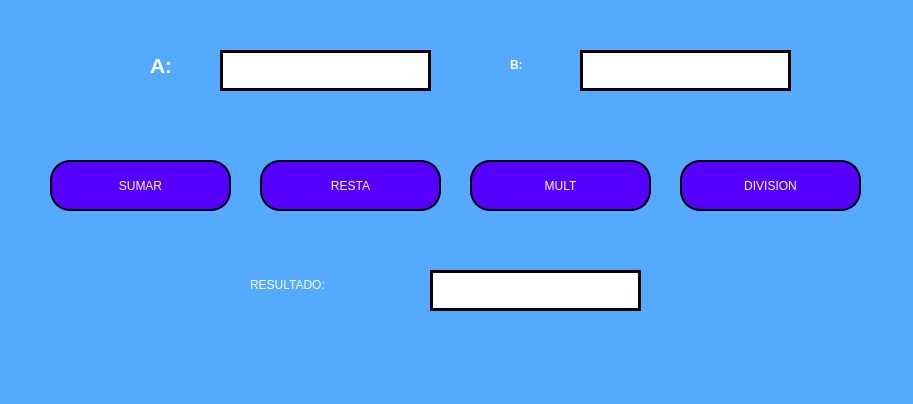
<?xml version="1.0" encoding="UTF-8"?>
<ui version="4.0">
 <class>MainWindow</class>
 <widget class="QMainWindow" name="MainWindow">
  <property name="geometry">
   <rect>
    <x>0</x>
    <y>0</y>
    <width>913</width>
    <height>404</height>
   </rect>
  </property>
  <property name="windowTitle">
   <string>MainWindow</string>
  </property>
  <property name="styleSheet">
   <string notr="true">background-color: rgb(85, 170, 255);</string>
  </property>
  <widget class="QWidget" name="centralwidget">
   <widget class="QLabel" name="label">
    <property name="geometry">
     <rect>
      <x>150</x>
      <y>50</y>
      <width>51</width>
      <height>31</height>
     </rect>
    </property>
    <property name="font">
     <font>
      <family>MS Shell Dlg 2</family>
      <pointsize>16</pointsize>
      <weight>50</weight>
      <italic>false</italic>
      <bold>false</bold>
     </font>
    </property>
    <property name="styleSheet">
     <string notr="true">font: 16pt &quot;MS Shell Dlg 2&quot;;</string>
    </property>
    <property name="text">
     <string>&lt;html&gt;&lt;head/&gt;&lt;body&gt;&lt;p&gt;&lt;span style=&quot; font-weight:600; color:#ffffff;&quot;&gt;A:&lt;/span&gt;&lt;/p&gt;&lt;/body&gt;&lt;/html&gt;</string>
    </property>
   </widget>
   <widget class="QLineEdit" name="txtA">
    <property name="geometry">
     <rect>
      <x>220</x>
      <y>50</y>
      <width>211</width>
      <height>41</height>
     </rect>
    </property>
    <property name="font">
     <font>
      <pointsize>15</pointsize>
      <weight>75</weight>
      <bold>true</bold>
     </font>
    </property>
    <property name="styleSheet">
     <string notr="true">background-color: rgb(255, 255, 255);
border: 3px solid black;

</string>
    </property>
    <property name="text">
     <string/>
    </property>
    <property name="alignment">
     <set>Qt::AlignCenter</set>
    </property>
   </widget>
   <widget class="QLineEdit" name="txtB">
    <property name="geometry">
     <rect>
      <x>580</x>
      <y>50</y>
      <width>211</width>
      <height>41</height>
     </rect>
    </property>
    <property name="font">
     <font>
      <pointsize>15</pointsize>
      <weight>75</weight>
      <bold>true</bold>
     </font>
    </property>
    <property name="styleSheet">
     <string notr="true">background-color: rgb(255, 255, 255);
border: 3px solid black</string>
    </property>
    <property name="alignment">
     <set>Qt::AlignCenter</set>
    </property>
   </widget>
   <widget class="QPushButton" name="botonresta">
    <property name="geometry">
     <rect>
      <x>260</x>
      <y>160</y>
      <width>181</width>
      <height>51</height>
     </rect>
    </property>
    <property name="styleSheet">
     <string notr="true">background-color: rgb(255, 255, 255);
border: 1.5px solid black;
border-radius: 20px;
color: rgb(255,255,255);
background-color: rgb(85, 0, 255);
font: 16pt &quot;MS Shell Dlg 2&quot;;</string>
    </property>
    <property name="text">
     <string>RESTA</string>
    </property>
   </widget>
   <widget class="QLineEdit" name="txtResultado">
    <property name="geometry">
     <rect>
      <x>430</x>
      <y>270</y>
      <width>211</width>
      <height>41</height>
     </rect>
    </property>
    <property name="font">
     <font>
      <pointsize>15</pointsize>
      <weight>75</weight>
      <bold>true</bold>
     </font>
    </property>
    <property name="styleSheet">
     <string notr="true">background-color: rgb(255, 255, 255);
border: 3px solid black</string>
    </property>
    <property name="alignment">
     <set>Qt::AlignCenter</set>
    </property>
    <property name="readOnly">
     <bool>true</bool>
    </property>
   </widget>
   <widget class="QLabel" name="label_2">
    <property name="geometry">
     <rect>
      <x>510</x>
      <y>50</y>
      <width>61</width>
      <height>31</height>
     </rect>
    </property>
    <property name="styleSheet">
     <string notr="true">font: 16pt &quot;MS Shell Dlg 2&quot;;</string>
    </property>
    <property name="text">
     <string>&lt;html&gt;&lt;head/&gt;&lt;body&gt;&lt;p&gt;&lt;span style=&quot; font-weight:600; color:#ffffff;&quot;&gt;B:&lt;/span&gt;&lt;/p&gt;&lt;/body&gt;&lt;/html&gt;</string>
    </property>
   </widget>
   <widget class="QLabel" name="label_3">
    <property name="geometry">
     <rect>
      <x>250</x>
      <y>270</y>
      <width>171</width>
      <height>31</height>
     </rect>
    </property>
    <property name="styleSheet">
     <string notr="true">font: 16pt &quot;MS Shell Dlg 2&quot;;</string>
    </property>
    <property name="text">
     <string>&lt;html&gt;&lt;head/&gt;&lt;body&gt;&lt;p&gt;&lt;span style=&quot; color:#ffffff;&quot;&gt;RESULTADO:&lt;/span&gt;&lt;/p&gt;&lt;/body&gt;&lt;/html&gt;</string>
    </property>
   </widget>
   <widget class="QPushButton" name="botonmult">
    <property name="geometry">
     <rect>
      <x>470</x>
      <y>160</y>
      <width>181</width>
      <height>51</height>
     </rect>
    </property>
    <property name="styleSheet">
     <string notr="true">background-color: rgb(255, 255, 255);
border: 1.5px solid black;
border-radius: 20px;
color: rgb(255,255,255);
background-color: rgb(85, 0, 255);
font: 16pt &quot;MS Shell Dlg 2&quot;;</string>
    </property>
    <property name="text">
     <string>MULT</string>
    </property>
   </widget>
   <widget class="QPushButton" name="botondivision">
    <property name="geometry">
     <rect>
      <x>680</x>
      <y>160</y>
      <width>181</width>
      <height>51</height>
     </rect>
    </property>
    <property name="styleSheet">
     <string notr="true">background-color: rgb(255, 255, 255);
border: 1.5px solid black;
border-radius: 20px;
color: rgb(255,255,255);
background-color: rgb(85, 0, 255);
font: 16pt &quot;MS Shell Dlg 2&quot;;</string>
    </property>
    <property name="text">
     <string>DIVISION</string>
    </property>
   </widget>
   <widget class="QPushButton" name="botonsumar">
    <property name="geometry">
     <rect>
      <x>50</x>
      <y>160</y>
      <width>181</width>
      <height>51</height>
     </rect>
    </property>
    <property name="styleSheet">
     <string notr="true">background-color: rgb(255, 255, 255);
border: 1.5px solid black;
border-radius: 20px;
color: rgb(255,255,255);
background-color: rgb(85, 0, 255);
font: 16pt &quot;MS Shell Dlg 2&quot;;</string>
    </property>
    <property name="text">
     <string>SUMAR</string>
    </property>
   </widget>
  </widget>
  <widget class="QStatusBar" name="statusbar"/>
 </widget>
 <resources/>
 <connections/>
</ui>
